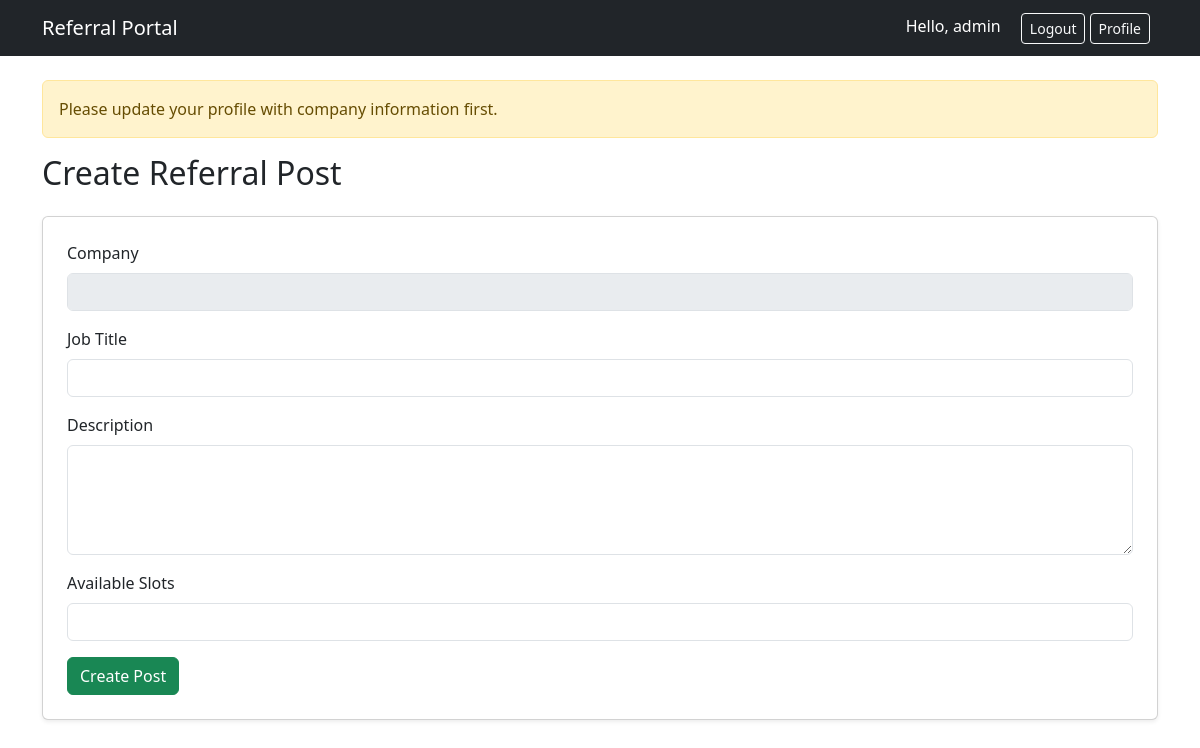
The app's page /api/referrals/create-post-page/ (signed in), older data.
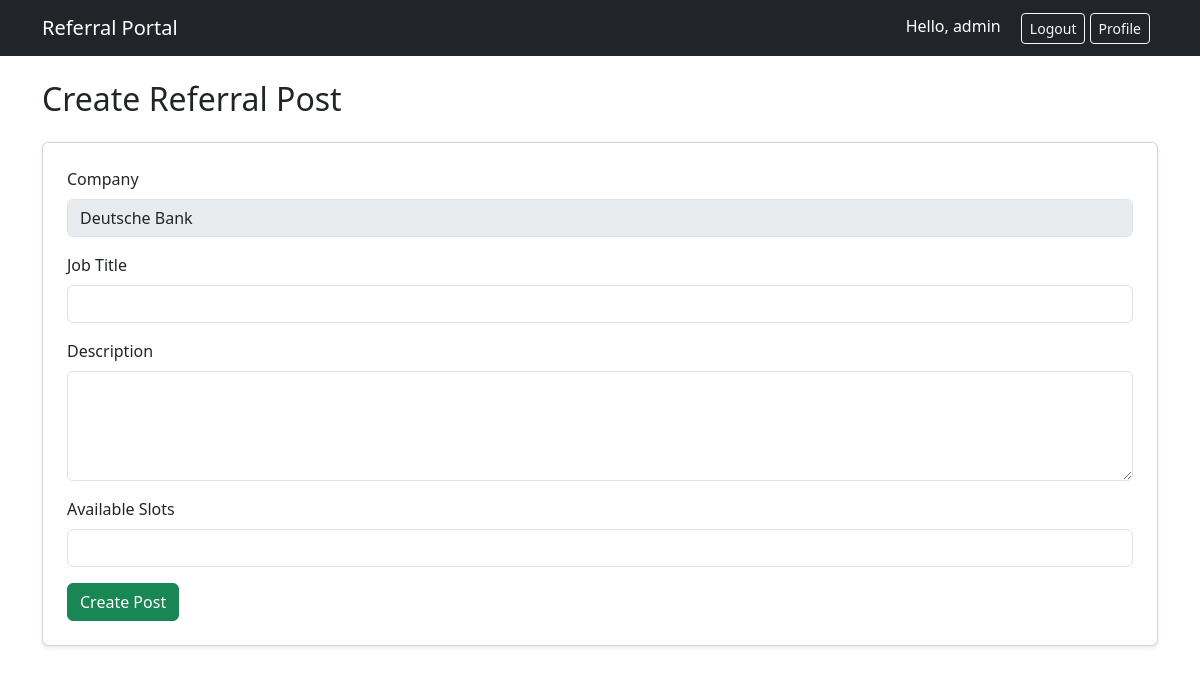
The same page, newer data.
### users/models.py (models this page shows, shortened)
class Profile(models.Model):
    user = models.OneToOneField(User, on_delete=models.CASCADE)
    skills = models.TextField(blank=True)
    experience_years = models.IntegerField(default=0)
    bio = models.TextField(blank=True)
    linkedin = models.URLField(blank=True)
    github = models.URLField(blank=True)
    resume = models.FileField(upload_to='resumes/', blank=True, null=True)

### referrals/views.py (the view, shortened to what this page needs)
# urls.py: path('create-post-page/', create_post_page, name='create_post_page'),
@login_required
def create_post_page(request):
    profile = request.user.profile
    if not profile.company:
        return render(request, "create_post.html", {
            "error": "Please update your profile with company information first."
        })
    return render(request, "create_post.html", {
        "company": profile.company
    })

### templates/create_post.html (shortened to what this page needs)
{% extends "base.html" %}
{% block content %}
{% if error %}
<div class="alert alert-warning">
    {{ error }}
</div>
{% endif %}
<h2 class="mb-4">Create Referral Post</h2>
<div class="card shadow-sm p-4">
<form method="POST">
    <div class="mb-3">
        <label class="form-label">Company</label>
        <input type="text" class="form-control" value="{{ company }}" disabled>
    </div>
    <div class="mb-3">
        <label class="form-label">Job Title</label>
        <input type="text" name="job_title" class="form-control" required>
    </div>
    <div class="mb-3">
        <label class="form-label">Description</label>
        <textarea name="description" class="form-control" rows="4" required></textarea>
    </div>
    <div class="mb-3">
        <label class="form-label">Available Slots</label>
        <input type="number" name="available_slots" class="form-control" required>
    </div>
    <button type="submit" class="btn btn-success">
        Create Post
    </button>
</form>
</div>
{% endblock %}

Row changes from the older to the newer data that the page shows:
now on this page (row edited): Profile: company "Deutsche Bank"
Text that changed along with them:
{{ error }}: "Please update your profile with company information first." → (not shown)
